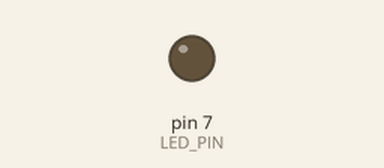
This sketch was run on a simulated Arduino Uno, built with avr-gcc and run on an emulated ATmega328P. Parts: output pins drawn as LEDs (lit = HIGH).

Above: at 6.3 s.
At 8.8 s:
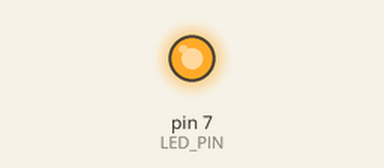
Timing chart, 0 to 10.3 s (numbered marks = the images above):
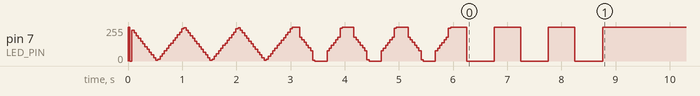

The sketch:

06_challenge.ino
```cpp
const int LED_PIN = 7;
const int LED_ON = LOW;
const int LED_OFF = HIGH;
const unsigned long TRIANGLE_PERIOD = 1000000UL;
const unsigned long DUTY_INTERVAL = 5000UL;
const unsigned long SEGMENT_DURATION = 3000000UL;
const unsigned long TOTAL_DURATION = 9000000UL;

const unsigned int PWM_PERIODS[] = {10000, 1000, 100};

unsigned int pwmPeriod = PWM_PERIODS[0];
int pwmDuty = 0;
unsigned long startTime = 0;
bool finished = false;

void set_period(int period) {
  pwmPeriod = constrain(period, 100, 10000);
}

void set_duty(int duty) {
  pwmDuty = constrain(duty, 0, 100);
}

void pwm(unsigned long elapsed) {
  unsigned long onTime = (unsigned long)pwmPeriod * pwmDuty / 100;
  unsigned long phase = elapsed % pwmPeriod;
  bool ledOn = phase < onTime;
  unsigned long waitTime = ledOn ? onTime - phase : pwmPeriod - phase;
  unsigned long nextDuty = DUTY_INTERVAL - elapsed % DUTY_INTERVAL;

  if (waitTime > nextDuty) {
    waitTime = nextDuty;
  }

  digitalWrite(LED_PIN, ledOn ? LED_ON : LED_OFF);
  delayMicroseconds((unsigned int)waitTime);
}

void trianglePWM(unsigned long elapsed) {
  int step = elapsed / DUTY_INTERVAL;
  set_duty(step <= 100 ? step : 200 - step);
  pwm(elapsed);
}

void setup() {
  digitalWrite(LED_PIN, LED_OFF);
  pinMode(LED_PIN, OUTPUT);
  set_period(PWM_PERIODS[0]);
  startTime = micros();
}

void loop() {
  if (finished) {
    return;
  }

  unsigned long elapsed = micros() - startTime;

  if (elapsed >= TOTAL_DURATION) {
    set_duty(0);
    digitalWrite(LED_PIN, LED_OFF);
    finished = true;
    return;
  }

  int periodIndex = elapsed / SEGMENT_DURATION;
  set_period(PWM_PERIODS[periodIndex]);
  trianglePWM(elapsed % TRIANGLE_PERIOD);
}
```
